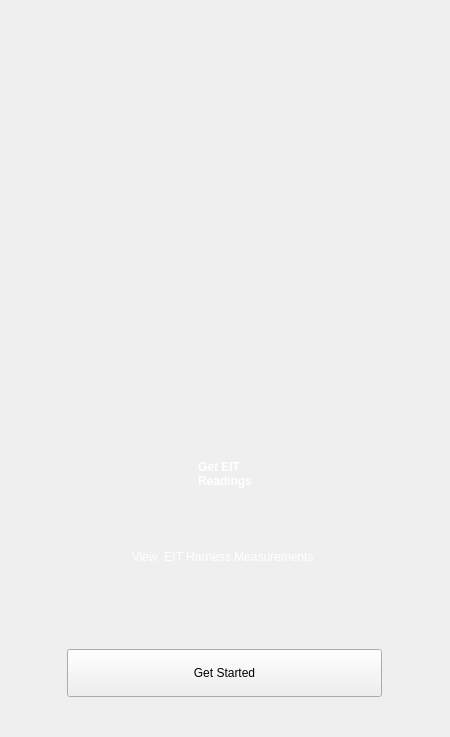
      <widget class="QWidget" name="page">
       <layout class="QVBoxLayout" name="verticalLayout">
        <property name="spacing">
         <number>0</number>
        </property>
        <property name="leftMargin">
         <number>0</number>
        </property>
        <property name="topMargin">
         <number>90</number>
        </property>
        <property name="rightMargin">
         <number>0</number>
        </property>
        <property name="bottomMargin">
         <number>0</number>
        </property>
        <item alignment="Qt::AlignHCenter">
         <widget class="QLabel" name="label">
          <property name="minimumSize">
           <size>
            <width>450</width>
            <height>300</height>
           </size>
          </property>
          <property name="maximumSize">
           <size>
            <width>450</width>
            <height>300</height>
           </size>
          </property>
          <property name="text">
           <string/>
          </property>
          <property name="pixmap">
           <pixmap resource="icons/images.qrc">:/image/dlpng_com_gym-icon-png-kansas-city-5_-_Be_Different_Fitness_6316801 1 (1).png</pixmap>
          </property>
         </widget>
        </item>
        <item>
         <spacer name="verticalSpacer_2">
          <property name="orientation">
           <enum>Qt::Vertical</enum>
          </property>
          <property name="sizeType">
           <enum>QSizePolicy::Fixed</enum>
          </property>
          <property name="sizeHint" stdset="0">
           <size>
            <width>20</width>
            <height>70</height>
           </size>
          </property>
         </spacer>
        </item>
        <item alignment="Qt::AlignHCenter">
         <widget class="QLabel" name="label_2">
          <property name="styleSheet">
           <string notr="true">
font: 45px &quot;Inter&quot;;
font-weight: 700;
color : white </string>
          </property>
          <property name="text">
           <string>Get EIT
Readings</string>
          </property>
         </widget>
        </item>
        <item>
         <spacer name="verticalSpacer_3">
          <property name="orientation">
           <enum>Qt::Vertical</enum>
          </property>
          <property name="sizeType">
           <enum>QSizePolicy::Fixed</enum>
          </property>
          <property name="sizeHint" stdset="0">
           <size>
            <width>20</width>
            <height>62</height>
           </size>
          </property>
         </spacer>
        </item>
        <item alignment="Qt::AlignHCenter">
         <widget class="QLabel" name="label_3">
          <property name="styleSheet">
           <string notr="true">font-family: 'Poppins';
font-weight: 400;
color : white 
</string>
          </property>
          <property name="text">
           <string>View  EIT Harness Measurements </string>
          </property>
         </widget>
        </item>
        <item>
         <spacer name="verticalSpacer_4">
          <property name="orientation">
           <enum>Qt::Vertical</enum>
          </property>
          <property name="sizeType">
           <enum>QSizePolicy::Fixed</enum>
          </property>
          <property name="sizeHint" stdset="0">
           <size>
            <width>20</width>
            <height>85</height>
           </size>
          </property>
         </spacer>
        </item>
        <item alignment="Qt::AlignHCenter">
         <widget class="QPushButton" name="get_started_pushButton">
          <property name="minimumSize">
           <size>
            <width>315</width>
            <height>48</height>
           </size>
          </property>
          <property name="maximumSize">
           <size>
            <width>315</width>
            <height>48</height>
           </size>
          </property>
          <property name="text">
           <string>Get Started</string>
          </property>
         </widget>
        </item>
        <item>
         <spacer name="verticalSpacer">
          <property name="orientation">
           <enum>Qt::Vertical</enum>
          </property>
          <property name="sizeType">
           <enum>QSizePolicy::Fixed</enum>
          </property>
          <property name="sizeHint" stdset="0">
           <size>
            <width>20</width>
            <height>40</height>
           </size>
          </property>
         </spacer>
        </item>
       </layout>
      </widget>
